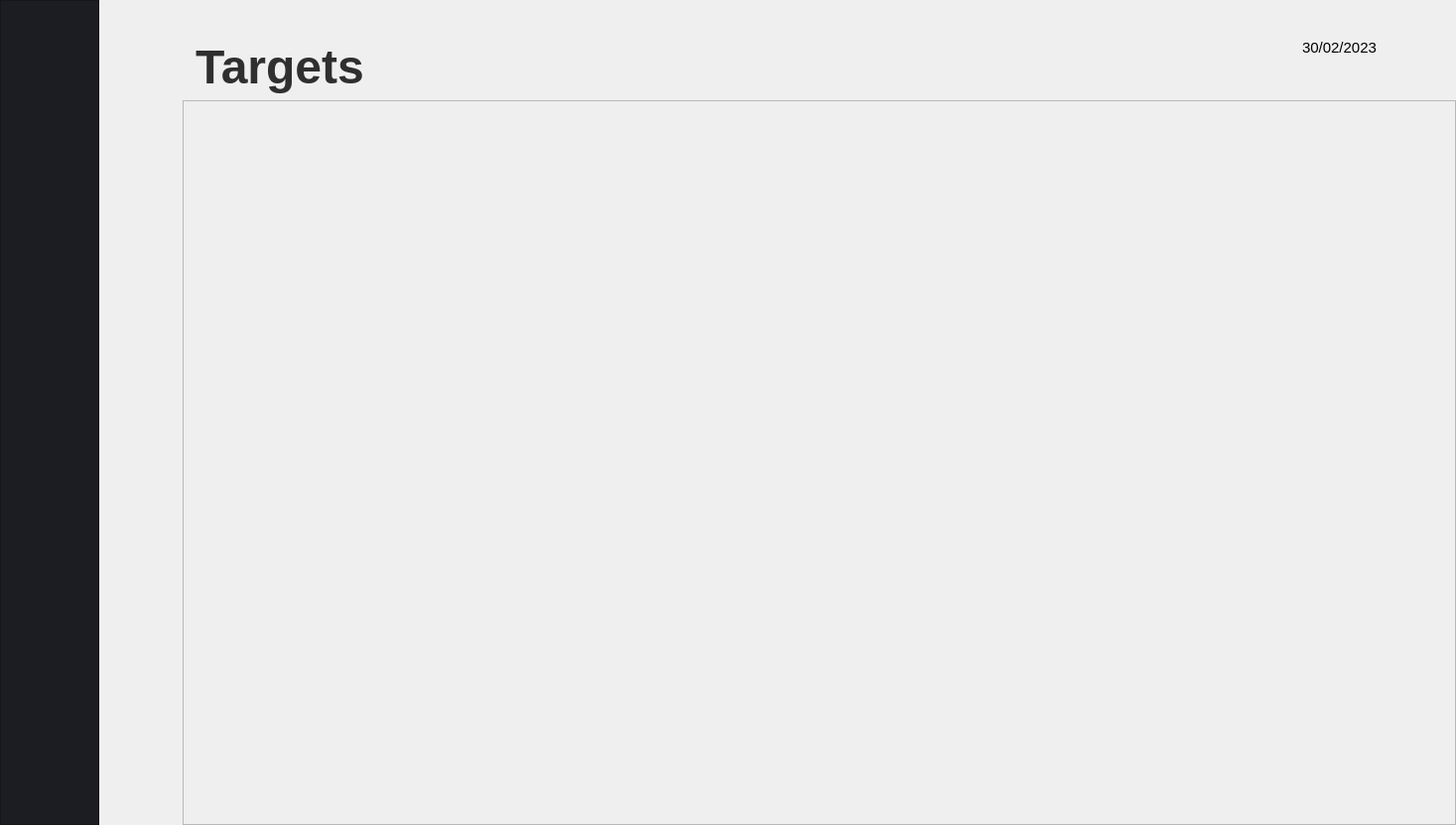
<?xml version="1.0" encoding="UTF-8"?>
<ui version="4.0">
 <class>MainWindow</class>
 <widget class="QMainWindow" name="MainWindow">
  <property name="geometry">
   <rect>
    <x>0</x>
    <y>0</y>
    <width>1467</width>
    <height>831</height>
   </rect>
  </property>
  <property name="windowTitle">
   <string>MainWindow</string>
  </property>
  <property name="autoFillBackground">
   <bool>false</bool>
  </property>
  <widget class="QWidget" name="centralwidget">
   <layout class="QGridLayout" name="gridLayout">
    <property name="leftMargin">
     <number>0</number>
    </property>
    <property name="topMargin">
     <number>0</number>
    </property>
    <property name="rightMargin">
     <number>0</number>
    </property>
    <property name="bottomMargin">
     <number>0</number>
    </property>
    <property name="horizontalSpacing">
     <number>20</number>
    </property>
    <item row="2" column="0" rowspan="2">
     <layout class="QVBoxLayout" name="verticalLayout">
      <item>
       <widget class="QFrame" name="frame">
        <property name="enabled">
         <bool>true</bool>
        </property>
        <property name="minimumSize">
         <size>
          <width>100</width>
          <height>400</height>
         </size>
        </property>
        <property name="maximumSize">
         <size>
          <width>100</width>
          <height>16777215</height>
         </size>
        </property>
        <property name="styleSheet">
         <string notr="true">background-color: rgb(28, 29, 34)</string>
        </property>
        <property name="frameShape">
         <enum>QFrame::StyledPanel</enum>
        </property>
        <property name="frameShadow">
         <enum>QFrame::Raised</enum>
        </property>
        <widget class="QLabel" name="label_2">
         <property name="geometry">
          <rect>
           <x>25</x>
           <y>50</y>
           <width>51</width>
           <height>51</height>
          </rect>
         </property>
         <property name="text">
          <string/>
         </property>
         <property name="pixmap">
          <pixmap>:/newPrefix/Items.png</pixmap>
         </property>
        </widget>
        <widget class="QLabel" name="label">
         <property name="geometry">
          <rect>
           <x>31</x>
           <y>190</y>
           <width>31</width>
           <height>51</height>
          </rect>
         </property>
         <property name="text">
          <string>&lt;html&gt;&lt;head/&gt;&lt;body&gt;&lt;p&gt;&lt;img src=&quot;:/newPrefix/todolist.png&quot;/&gt;&lt;/p&gt;&lt;/body&gt;&lt;/html&gt;</string>
         </property>
        </widget>
        <widget class="QLabel" name="label_5">
         <property name="geometry">
          <rect>
           <x>21</x>
           <y>270</y>
           <width>51</width>
           <height>51</height>
          </rect>
         </property>
         <property name="text">
          <string>&lt;html&gt;&lt;head/&gt;&lt;body&gt;&lt;p&gt;&lt;img src=&quot;:/newPrefix/daily plan.png&quot;/&gt;&lt;/p&gt;&lt;/body&gt;&lt;/html&gt;</string>
         </property>
        </widget>
        <widget class="QLabel" name="label_4">
         <property name="geometry">
          <rect>
           <x>22</x>
           <y>350</y>
           <width>51</width>
           <height>51</height>
          </rect>
         </property>
         <property name="text">
          <string>&lt;html&gt;&lt;head/&gt;&lt;body&gt;&lt;p&gt;&lt;img src=&quot;:/newPrefix/target.png&quot;/&gt;&lt;/p&gt;&lt;/body&gt;&lt;/html&gt;</string>
         </property>
        </widget>
        <widget class="QLabel" name="label_8">
         <property name="geometry">
          <rect>
           <x>21</x>
           <y>440</y>
           <width>51</width>
           <height>41</height>
          </rect>
         </property>
         <property name="text">
          <string>&lt;html&gt;&lt;head/&gt;&lt;body&gt;&lt;p&gt;&lt;img src=&quot;:/newPrefix/gratitude.png&quot;/&gt;&lt;/p&gt;&lt;/body&gt;&lt;/html&gt;</string>
         </property>
        </widget>
        <widget class="QLabel" name="label_6">
         <property name="geometry">
          <rect>
           <x>30</x>
           <y>510</y>
           <width>41</width>
           <height>71</height>
          </rect>
         </property>
         <property name="text">
          <string>&lt;html&gt;&lt;head/&gt;&lt;body&gt;&lt;p&gt;&lt;img src=&quot;:/newPrefix/article.png&quot;/&gt;&lt;/p&gt;&lt;/body&gt;&lt;/html&gt;</string>
         </property>
        </widget>
        <widget class="QLabel" name="label_7">
         <property name="geometry">
          <rect>
           <x>40</x>
           <y>730</y>
           <width>31</width>
           <height>31</height>
          </rect>
         </property>
         <property name="text">
          <string>&lt;html&gt;&lt;head/&gt;&lt;body&gt;&lt;p&gt;&lt;img src=&quot;:/newPrefix/Icon.png&quot;/&gt;&lt;/p&gt;&lt;/body&gt;&lt;/html&gt;</string>
         </property>
        </widget>
       </widget>
      </item>
     </layout>
    </item>
    <item row="2" column="1">
     <layout class="QHBoxLayout" name="horizontalLayout_2">
      <item alignment="Qt::AlignTop">
       <widget class="QPushButton" name="pushButton">
        <property name="maximumSize">
         <size>
          <width>50</width>
          <height>16777215</height>
         </size>
        </property>
        <property name="autoFillBackground">
         <bool>false</bool>
        </property>
        <property name="styleSheet">
         <string notr="true">margin-top: 50px; margin-left: 10px</string>
        </property>
        <property name="text">
         <string/>
        </property>
        <property name="icon">
         <iconset>
          <normaloff>:/newPrefix/Back.png</normaloff>:/newPrefix/Back.png</iconset>
        </property>
        <property name="iconSize">
         <size>
          <width>47</width>
          <height>49</height>
         </size>
        </property>
        <property name="autoDefault">
         <bool>false</bool>
        </property>
        <property name="default">
         <bool>false</bool>
        </property>
        <property name="flat">
         <bool>true</bool>
        </property>
       </widget>
      </item>
     </layout>
    </item>
    <item row="2" column="2">
     <layout class="QVBoxLayout" name="verticalLayout_6">
      <item>
       <layout class="QHBoxLayout" name="horizontalLayout_4">
        <item>
         <widget class="QLabel" name="label_9">
          <property name="font">
           <font>
            <pointsize>36</pointsize>
            <weight>75</weight>
            <bold>true</bold>
           </font>
          </property>
          <property name="styleSheet">
           <string notr="true">margin-top: 40px; color : #2F2F2F;</string>
          </property>
          <property name="text">
           <string>&lt;html&gt;&lt;head/&gt;&lt;body&gt;&lt;p&gt;Targets&lt;/p&gt;&lt;/body&gt;&lt;/html&gt;</string>
          </property>
          <property name="alignment">
           <set>Qt::AlignLeading|Qt::AlignLeft|Qt::AlignVCenter</set>
          </property>
         </widget>
        </item>
        <item>
         <spacer name="horizontalSpacer">
          <property name="orientation">
           <enum>Qt::Horizontal</enum>
          </property>
          <property name="sizeHint" stdset="0">
           <size>
            <width>40</width>
            <height>20</height>
           </size>
          </property>
         </spacer>
        </item>
        <item>
         <widget class="QLabel" name="label_3">
          <property name="font">
           <font>
            <pointsize>11</pointsize>
           </font>
          </property>
          <property name="text">
           <string>30/02/2023</string>
          </property>
         </widget>
        </item>
        <item>
         <spacer name="horizontalSpacer_3">
          <property name="orientation">
           <enum>Qt::Horizontal</enum>
          </property>
          <property name="sizeType">
           <enum>QSizePolicy::Fixed</enum>
          </property>
          <property name="sizeHint" stdset="0">
           <size>
            <width>20</width>
            <height>20</height>
           </size>
          </property>
         </spacer>
        </item>
        <item>
         <widget class="QPushButton" name="pushButton_4">
          <property name="text">
           <string/>
          </property>
          <property name="icon">
           <iconset>
            <normaloff>../Add_round.png</normaloff>../Add_round.png</iconset>
          </property>
          <property name="iconSize">
           <size>
            <width>40</width>
            <height>40</height>
           </size>
          </property>
          <property name="flat">
           <bool>true</bool>
          </property>
         </widget>
        </item>
        <item>
         <spacer name="horizontalSpacer_2">
          <property name="orientation">
           <enum>Qt::Horizontal</enum>
          </property>
          <property name="sizeType">
           <enum>QSizePolicy::Fixed</enum>
          </property>
          <property name="sizeHint" stdset="0">
           <size>
            <width>20</width>
            <height>20</height>
           </size>
          </property>
         </spacer>
        </item>
       </layout>
      </item>
     </layout>
    </item>
    <item row="3" column="2">
     <widget class="QScrollArea" name="scrollArea">
      <property name="widgetResizable">
       <bool>true</bool>
      </property>
      <widget class="QWidget" name="scrollAreaWidgetContents">
       <property name="geometry">
        <rect>
         <x>0</x>
         <y>0</y>
         <width>1271</width>
         <height>720</height>
        </rect>
       </property>
      </widget>
     </widget>
    </item>
   </layout>
  </widget>
 </widget>
 <resources>
  <include location="../AppData/Downloads/tes.qrc"/>
  <include location="tes.qrc"/>
 </resources>
 <connections/>
</ui>
